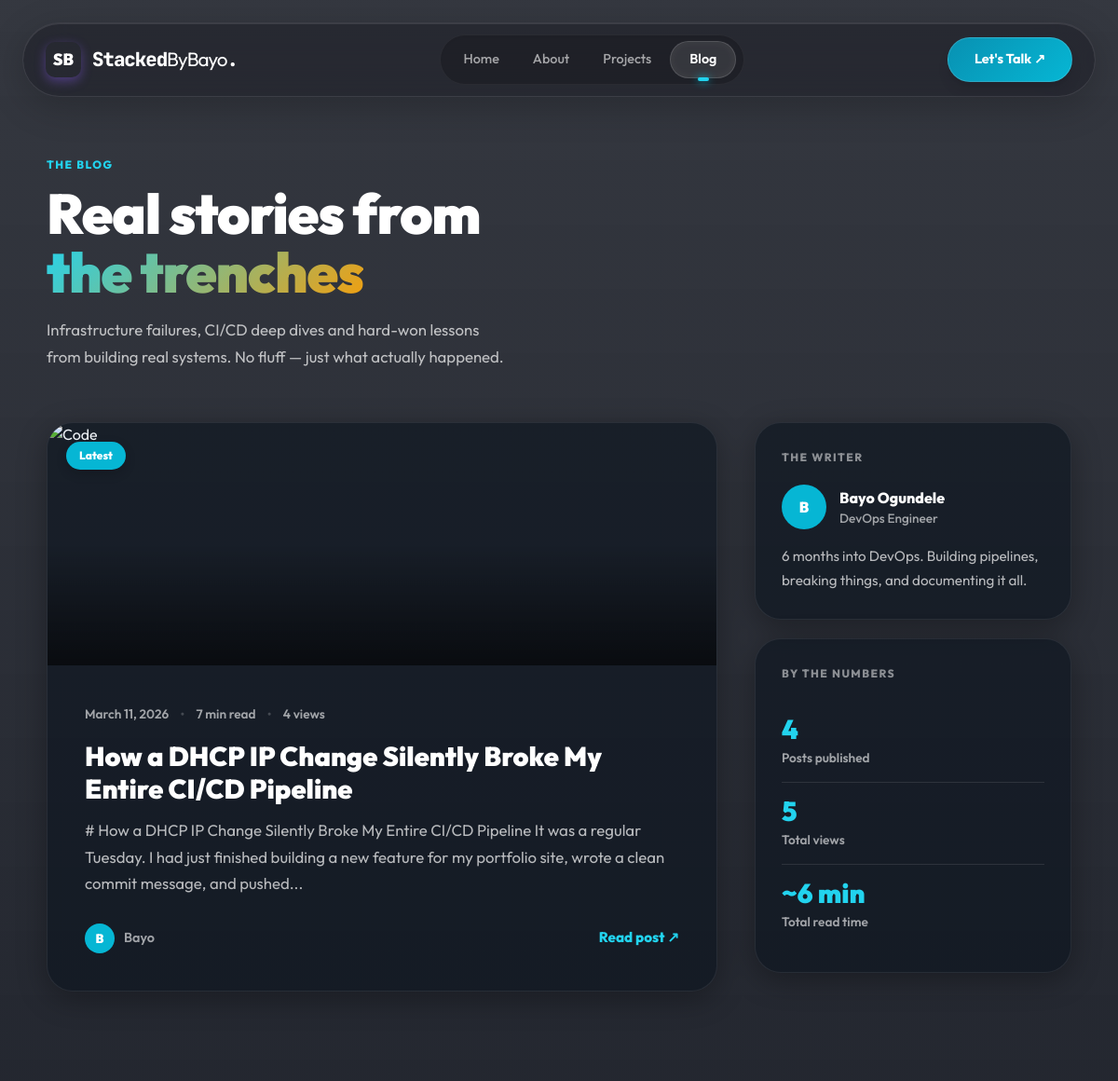
/blog (upper part), run on an earlier commit of the app's database.
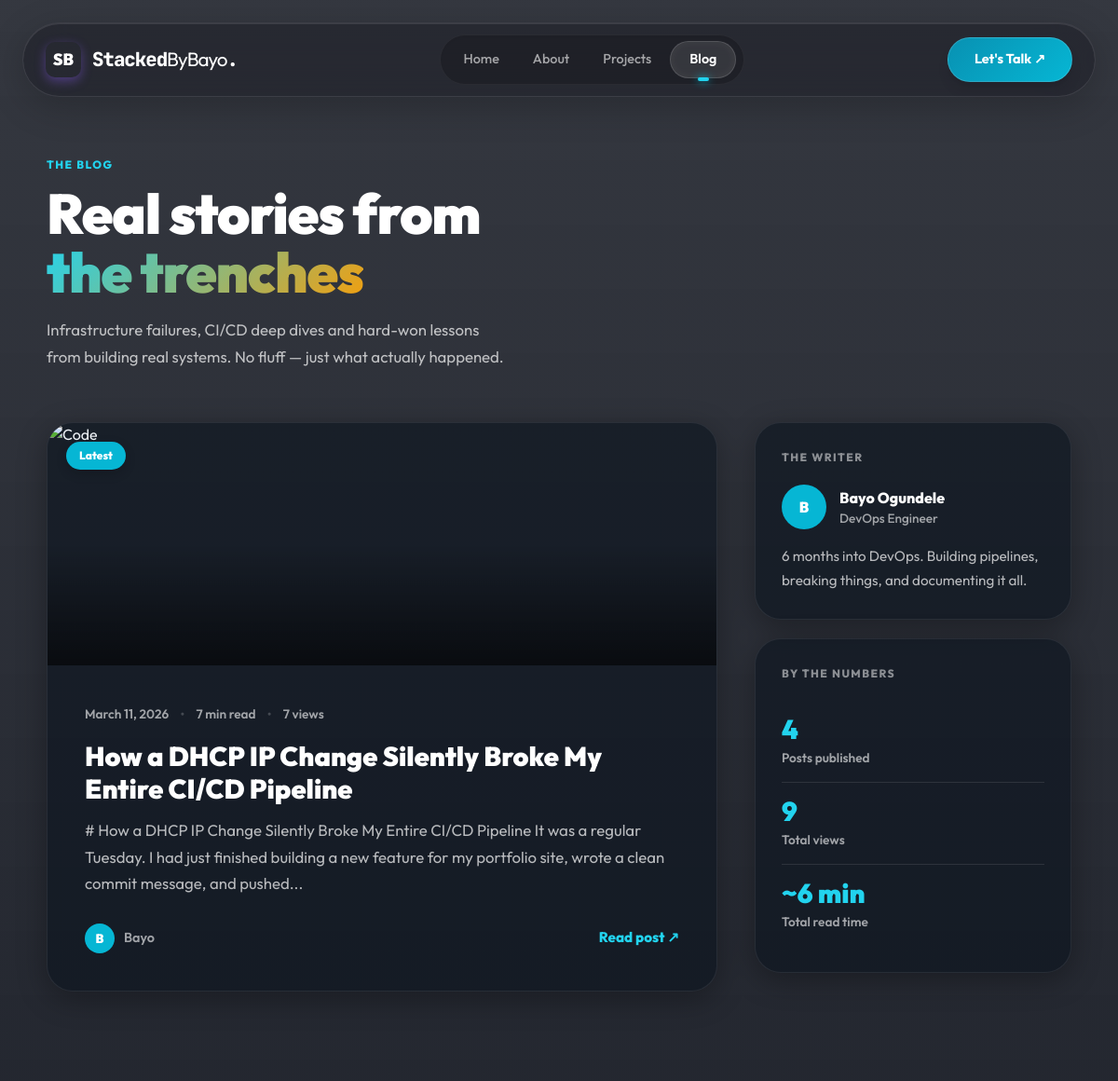
And on a later commit of the database.
### app/models.py (models this page shows)
class Post(db.Model):
    id = db.Column(db.Integer, primary_key=True)
    title = db.Column(db.String(200), nullable=False)
    body = db.Column(db.Text, nullable=False)
    created_at = db.Column(db.DateTime, default=datetime.utcnow)
    views = db.Column(db.Integer, default=0)
    comments = db.relationship('Comment', backref='post', lazy=True)

### app/__init__.py (the view)
    @app.route("/blog")
    def blog():
        posts = Post.query.order_by(Post.created_at.desc()).all()
        return render_template("blog.html", posts=posts)

### app/templates/blog.html (shortened to what the changed rows need)
{% extends "base.html" %}
{% block content %}
<div style="padding:40px 24px 80px;">
  <div style="max-width:1100px;margin:0 auto;">
    <div style="margin-bottom:56px;" class="reveal">
      <h1 style="font-size:clamp(2.4rem,5vw,3.8rem);font-weight:900;color:#fff;line-height:1.05;margin-bottom:16px;letter-spacing:-0.02em;">
        Real stories from<br><span class="g-text">the trenches</span>
      </h1>
    </div>
    {% if posts %}
    <div style="display:grid;grid-template-columns:1fr 340px;gap:40px;align-items:start;">
      <div>
        {% set featured = posts[0] %}
        {% set featured_rt = (featured.body | striptags | wordcount / 200) | int + 1 %}
        <a href="/blog/{{ featured.id }}" class="glass-panel reveal" style="
          display:block;padding:0;overflow:hidden;margin-bottom:40px;text-decoration:none;
          transition:border-color 0.3s,transform 0.3s,background 0.3s;
        "
        onmouseover="this.style.borderColor='rgba(6,182,212,0.5)';this.style.transform='translateY(-4px)';this.style.background='var(--glass-hover)';"
        onmouseout="this.style.borderColor='var(--border)';this.style.transform='none';this.style.background='var(--glass)';">
          <div style="height:260px;overflow:hidden;position:relative;">
            <img src="https://images.unsplash.com/photo-1542831371-29b0f74f9713?ixlib=rb-4.0.3&auto=format&fit=crop&w=900&q=80"
                 style="width:100%;height:100%;object-fit:cover;" alt="Code">
            <div style="position:absolute;top:20px;left:20px;display:flex;gap:8px;">
              <span style="background:var(--cyan);color:#fff;font-size:0.75rem;font-weight:800;padding:6px 14px;border-radius:100px;box-shadow:0 4px 12px rgba(0,0,0,0.2);">Latest</span>
            </div>
          </div>
          <div style="padding:40px;">
            <div style="display:flex;align-items:center;gap:12px;margin-bottom:16px;">
              <span style="font-size:0.85rem;color:rgba(255,255,255,0.6);font-weight:600;">{{ featured.created_at.strftime('%B %d, %Y') }}</span>
              <span style="color:rgba(255,255,255,0.2);">&bull;</span>
              <span style="font-size:0.85rem;color:rgba(255,255,255,0.6);font-weight:600;">{{ featured_rt }} min read</span>
              {% if featured.views %}<span style="color:rgba(255,255,255,0.2);">&bull;</span><span style="font-size:0.85rem;color:rgba(255,255,255,0.6);font-weight:600;">{{ featured.views }} views</span>{% endif %}
            </div>
            <h2 style="font-size:1.8rem;font-weight:900;color:#fff;line-height:1.2;margin-bottom:14px;">{{ featured.title }}</h2>
            <p style="font-size:1.05rem;color:rgba(255,255,255,0.7);line-height:1.7;margin-bottom:28px;">{{ featured.body | striptags | truncate(200) }}</p>
            <div style="display:flex;align-items:center;justify-content:space-between;">
              <div style="display:flex;align-items:center;gap:10px;">
                <div style="width:32px;height:32px;background:var(--cyan);border-radius:50%;display:flex;align-items:center;justify-content:center;font-size:0.85rem;font-weight:900;color:#fff;">B</div>
                <span style="font-size:0.9rem;font-weight:600;color:rgba(255,255,255,0.6);">Bayo</span>
              </div>
              <span style="font-size:0.95rem;font-weight:800;color:var(--cyan-light);">Read post ↗</span>
            </div>
          </div>
        </a>
      </div>
      <div style="display:flex;flex-direction:column;gap:20px;position:sticky;top:100px;">
        <div class="glass-panel reveal" style="padding:28px;">
          <p style="font-size:0.75rem;font-weight:800;text-transform:uppercase;letter-spacing:0.12em;color:rgba(255,255,255,0.5);margin-bottom:20px;">The Writer</p>
          <div style="display:flex;align-items:center;gap:14px;margin-bottom:16px;">
            <div style="width:48px;height:48px;background:var(--cyan);border-radius:50%;display:flex;align-items:center;justify-content:center;font-weight:900;font-size:1rem;color:#fff;flex-shrink:0;">B</div>
            <div>
              <p style="font-weight:800;font-size:1rem;color:#fff;">Bayo Ogundele</p>
              <p style="font-size:0.85rem;font-weight:500;color:rgba(255,255,255,0.6);">DevOps Engineer</p>
            </div>
          </div>
          <p style="font-size:0.95rem;color:rgba(255,255,255,0.7);line-height:1.7;">
            6 months into DevOps. Building pipelines, breaking things, and documenting it all.
          </p>
        </div>
        <div class="glass-panel reveal" style="padding:28px;">
          <p style="font-size:0.75rem;font-weight:800;text-transform:uppercase;letter-spacing:0.12em;color:rgba(255,255,255,0.5);margin-bottom:20px;">By the Numbers</p>
          {% for stat, label in [
            (posts|length, 'Posts published'),
            (posts | sum(attribute='views') if posts[0].views is defined else '—', 'Total views'),
            ('~' ~ ((posts | map(attribute='body') | map('striptags') | join(' ') | wordcount) / 200) | int ~ ' min', 'Total read time')
          ] %}
          <div style="padding:16px 0;{{ 'border-bottom:1px solid rgba(255,255,255,0.1);' if not loop.last else '' }}">
            <p style="font-size:1.8rem;font-weight:900;color:var(--cyan-light);line-height:1;">{{ stat }}</p>
            <p style="font-size:0.85rem;font-weight:600;color:rgba(255,255,255,0.6);margin-top:6px;">{{ label }}</p>
          </div>
          {% endfor %}
        </div>
      </div>
    </div>
    {% endif %}
  </div>
</div>
{% endblock %}

What changed in the data, as far as the page shows it:
changed Post "How a DHCP IP Change Silently Broke My Entire CI/CD Pipeline": views "4" → "7"
Also different on the page:
new list line: "9 Total views"
list line gone: "5 Total views"
